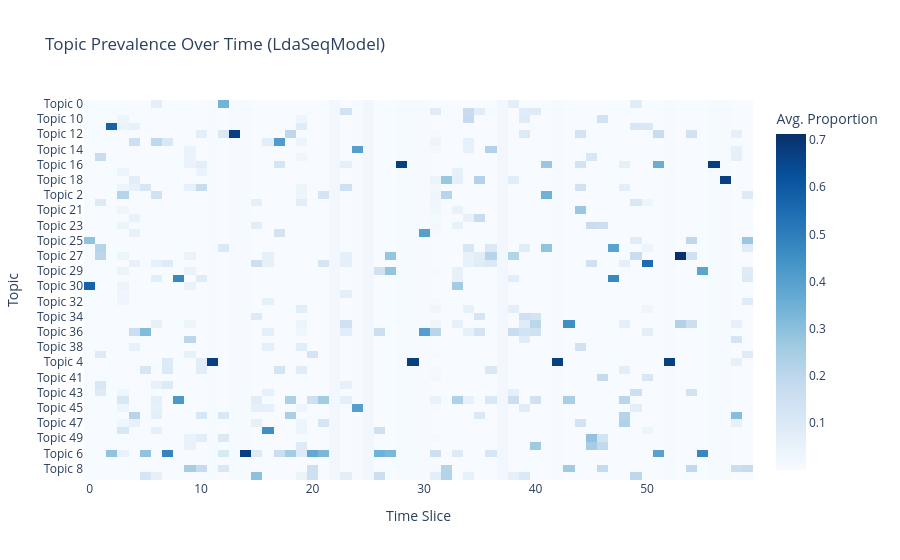

The code cell stored with this chart in its notebook:
### Code cell
plot_ldaseq_heatmap(ldaseq)

### Figure 1 — Plotly figure (JSON) as saved in the notebook; plotly's stock layout.template omitted (floating-point values rounded to 4 significant figures; data arrays with more than 128 entries replaced by an {"elided": "..."} marker saying what was removed)
{"data": [{"coloraxis": "coloraxis", "hovertemplate": "Time Slice: %{x}<br>Topic: %{y}<br>Avg. Proportion: %{z}<extra></extra>", "name": "0", "type": "heatmap", "x": [0, 1, 2, 3, 4, 5, 6, 7, 8, 9, 10, 11, 12, 13, 14, 15, 16, 17, 18, 19, 20, 21, 22, 23, 24, 25, 26, 27, 28, 29, 30, 31, 32, 33, 34, 35, 36, 37, 38, 39, 40, 41, 42, 43, 44, 45, 46, 47, 48, 49, 50, 51, 52, 53, 54, 55, 56, 57, 58, 59], "xaxis": "x", "y": ["Topic 0", "Topic 1", "Topic 10", "Topic 11", "Topic 12", "Topic 13", "Topic 14", "Topic 15", "Topic 16", "Topic 17", "Topic 18", "Topic 19", "Topic 2", "Topic 20", "Topic 21", "Topic 22", "Topic 23", "Topic 24", "Topic 25", "Topic 26", "Topic 27", "Topic 28", "Topic 29", "Topic 3", "Topic 30", "Topic 31", "Topic 32", "Topic 33", "Topic 34", "Topic 35", "Topic 36", "Topic 37", "Topic 38", "Topic 39", "Topic 4", "Topic 40", "Topic 41", "Topic 42", "Topic 43", "Topic 44", "Topic 45", "Topic 46", "Topic 47", "Topic 48", "Topic 49", "Topic 5", "Topic 6", "Topic 7", "Topic 8", "Topic 9"], "yaxis": "y", "z": {"elided": "50x60 float values"}}], "layout": {"autosize": true, "coloraxis": {"colorbar": {"title": {"text": "Avg. Proportion"}}, "colorscale": [[0, "rgb(247,251,255)"], [0.125, "rgb(222,235,247)"], [0.25, "rgb(198,219,239)"], [0.375, "rgb(158,202,225)"], [0.5, "rgb(107,174,214)"], [0.625, "rgb(66,146,198)"], [0.75, "rgb(33,113,181)"], [0.875, "rgb(8,81,156)"], [1, "rgb(8,48,107)"]]}, "title": {"text": "Topic Prevalence Over Time (LdaSeqModel)"}, "xaxis": {"anchor": "y", "autorange": true, "domain": [0, 1], "range": [-0.5, 59.5], "title": {"text": "Time Slice"}, "type": "linear"}, "yaxis": {"anchor": "x", "autorange": true, "domain": [0, 1], "range": [49.5, -0.5], "title": {"text": "Topic"}, "type": "category"}}}
